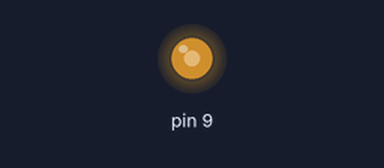
Recording of a sketch running on a simulated Arduino Uno, built with avr-gcc and run on an emulated ATmega328P. Parts: output pins drawn as LEDs (lit = HIGH).

Above: at 0.1 s.
At 1.1 s:
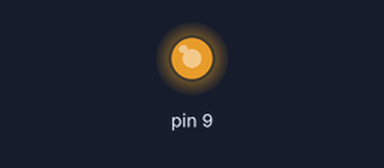
At 2.1 s:
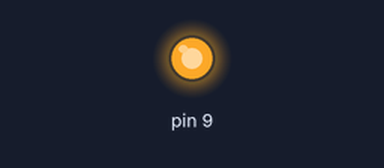
Timing chart, 0 to 3.6 s (numbered marks = the images above):
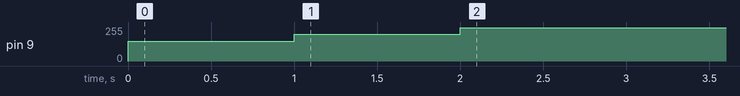

The sketch:

minicar_03_motor_2.ino
```cpp
void setup() {
  analogWrite(9, 150);
  delay(1000);
  analogWrite(9, 200);
  delay(1000);
  analogWrite(9, 250);
  delay(1000);
}

void loop() {
}
```
